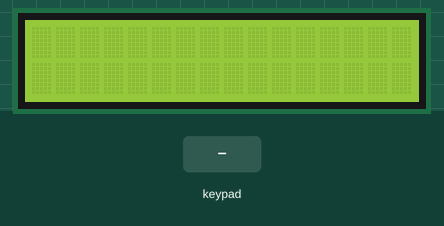
Recording of a sketch running on a simulated Arduino Uno, built with avr-gcc and run on an emulated ATmega328P. Parts: 16×2 character LCD. Inputs (shaded band) come from the test bench.

Above: at 1.2 s.
1.3 s: keypad keys 5 4 3 2 # pressed 0.4 s apart
At 1.51 s:
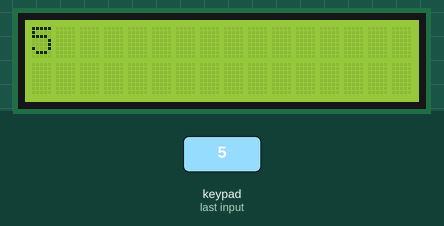
At 3.2 s:
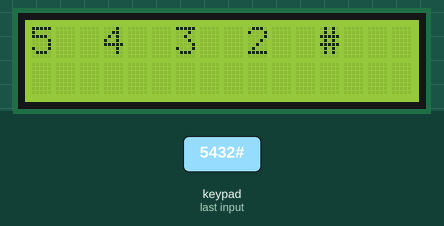
4.8 s: key '1' pressed
At 6.0 s:
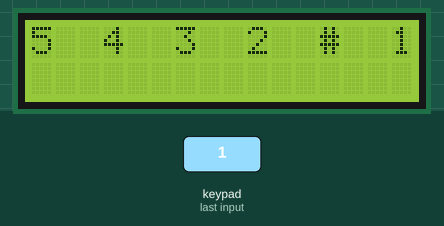
Timing chart, 0 to 7.8 s (numbered marks = the images above; inputs shaded):
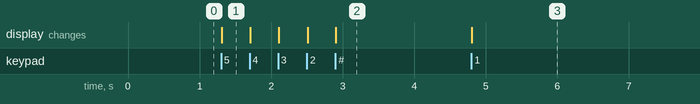

The sketch:

Keypad_Test.ino
```cpp
#include <LiquidCrystal_I2C.h>
#include <Keypad.h>
LiquidCrystal_I2C lcd(0x27, 16, 2);
const byte ROWS = 4; //four rows
const byte COLS = 4; //three columns
char keys[ROWS][COLS] = {
  {'1','2','3','A'},
  {'4','5','6','B'},
  {'7','8','9','C'},
  {'*','0','#','D'}
};
byte rowPins[ROWS] = {5, 4, 3, 2}; //connect to the row pinouts of the keypad
byte colPins[COLS] = {8, 7, 6, 9}; //connect to the column pinouts of the keypad

Keypad keypad = Keypad( makeKeymap(keys), rowPins, colPins, ROWS, COLS );

void setup(){
  Serial.begin(9600);
  lcd.begin();
  lcd.backlight();
}

void loop(){
  char key = keypad.getKey();

  if (key){
    lcd.println(key);
  }
  if (key == "*"){
    lcd.clear();
  }
}
```

Measured:
- after the input at 1.3 s, the display: changes at once (image 1)
- after the input at 4.8 s, the display: changes at once (image 3)
